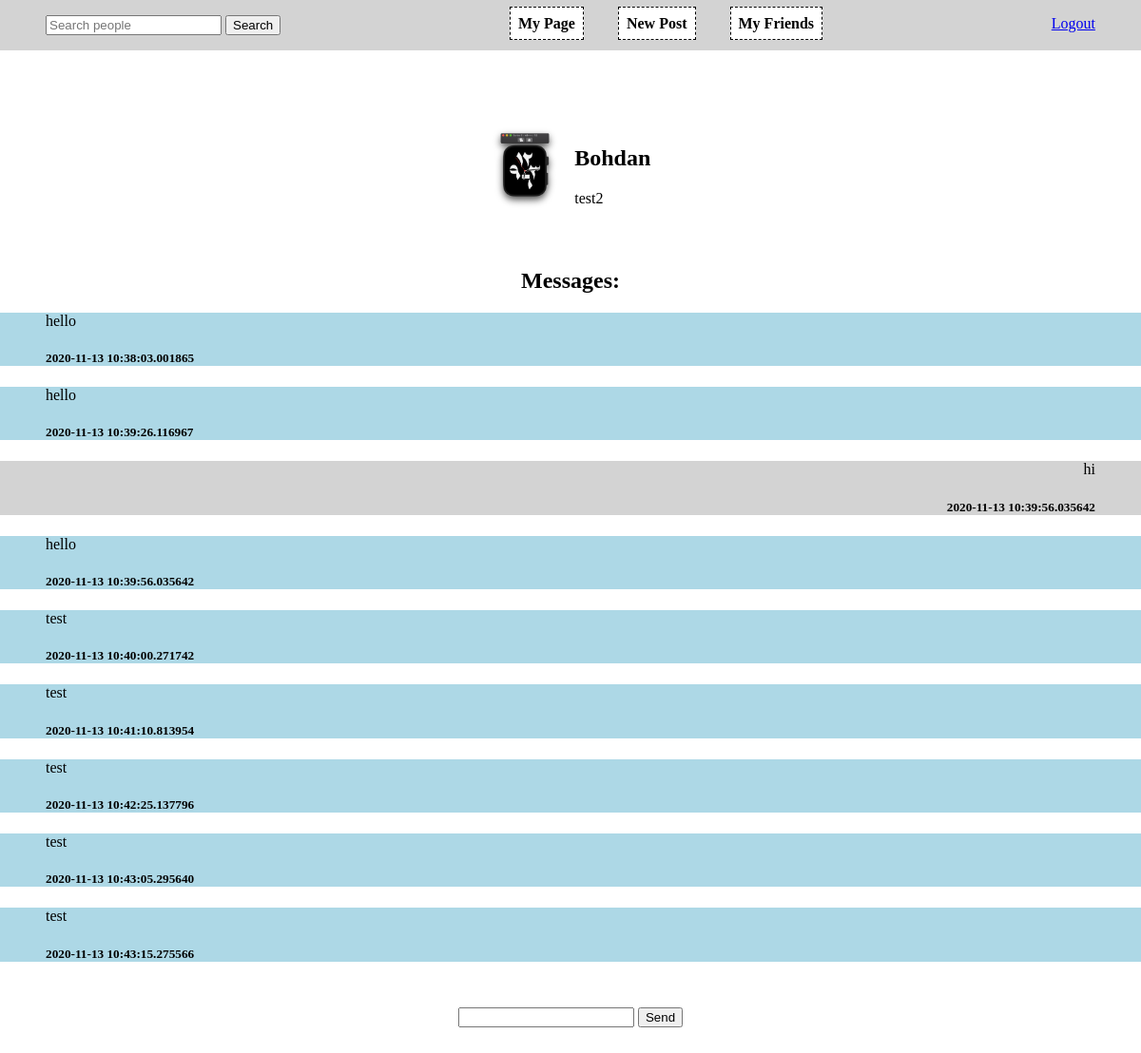
The app's page /chat/test2 (signed in) with its own data.
### social_network/models.py (models this page shows, shortened)
class User(db.Model, UserMixin):
    id = db.Column(db.Integer, primary_key=True)
    username = db.Column(db.String(32), unique=True, nullable=False)
    password = db.Column(db.String(64), nullable=False)
    image_file = db.Column(db.String(32), nullable=False,
                           default="default_profile.jpg")
    name = db.Column(db.String(64), nullable=False)
    gender = db.Column(
        db.Boolean(), nullable=False)
    city = db.Column(db.String(32), nullable=False)
    born = db.Column(
        db.Integer)
    posts = db.relationship("Post", backref="author")
    friendship = db.relationship(
        "Friendship", foreign_keys='Friendship.user1_id', backref="friend")
    friendship = db.relationship(
        "Friendship", foreign_keys='Friendship.user2_id', backref="friend")
    def __repr__(self):
        return f"User('{self.username}', '{self.name}')"

class Message(db.Model):
    id = db.Column(db.Integer, primary_key=True)
    text = db.Column(db.String(128), nullable=False)
    date_created = db.Column(
        db.DateTime, nullable=False, default=datetime.utcnow)
    user1_id = db.Column(db.Integer, db.ForeignKey(
        'user.id'), nullable=False)
    user2_id = db.Column(db.Integer, db.ForeignKey(
        'user.id'), nullable=False)
    def __repr__(self):
        return f"Message: '{self.text}' from '{self.user1_id}' to '{self.user1_id}' on '{self.date_created}')"

### social_network/main/routes.py (the view, shortened to what this page needs)
@main.route("/chat/<username>", methods=["GET", "POST"])
@login_required
def chat(username):
    u = User.query.filter(User.username == username).first()
    print(u)
    if u is None:
        return redirect(url_for("main.profile"))
    m = Message.query.filter(
        or_(
            and_(Message.user1_id == u.id, Message.user2_id == current_user.id),
            and_(Message.user2_id == u.id, Message.user1_id == current_user.id)
        )
    ).order_by(Message.date_created.desc()).all()
    print(m)
    return render_template("main/chat_page.html", user=u, messages=reversed(m), my_id=current_user.id)

### social_network/models.py (called while the page is built)
@login_manager.user_loader
def load_user(user_id):
    return User.query.get(int(user_id))

### social_network/templates/main/chat_page.html
{% extends 'layout.html' %} {% block content %}
<section class="info">
    <img src="../../static/img/{{ user.image_file }}" style="height: 5.5em;">
    <div class="infofiels">
        <h1>{{user.name}}</h1>
        <p>{{user.username}}</p>
    </div>
</section>
<section class="posts">
    <h1>Messages: </h1>
    {% for m in messages %}
    <div style="text-align: {% if m.user1_id == my_id %} right; background-color: lightgray;{% else %} left; background-color: lightblue; {% endif %} padding: 0 3em;">
        <p>{{ m.text }}</p>
        <h5>{{ m.date_created }}</h5>
    </div>
    {% endfor %}
</section>
<section>
    <form method="post">
        <input type="text" name="message" required>
        <input type="submit" value="Send">
    </form>
</section>
{% endblock content %}

### social_network/static/main.css (style rules this page uses)
body { margin: 0; padding: 0; }
.info { display: flex; justify-content: center; }
.infofiels { padding-left: 1em; text-align: left; }
.posts { margin-top: 3em; text-align: center; }
form { text-align: center; }
section { margin: 3em 0; text-align: center; }

### records on screen
User: image_file (picture), name "Bohdan", username "test2"
Message: text "hello", date_created "2020-11-13 10:38:03.001865"
Message: text "hello", date_created "2020-11-13 10:39:26.116967"
Message: text "hi", date_created "2020-11-13 10:39:56.035642"
Message: text "hello", date_created "2020-11-13 10:39:56.035642"
Message: text "test", date_created "2020-11-13 10:40:00.271742"
Message: text "test", date_created "2020-11-13 10:41:10.813954"
Message: text "test", date_created "2020-11-13 10:42:25.137796"
Message: text "test", date_created "2020-11-13 10:43:05.295640"
Message: text "test", date_created "2020-11-13 10:43:15.275566"
